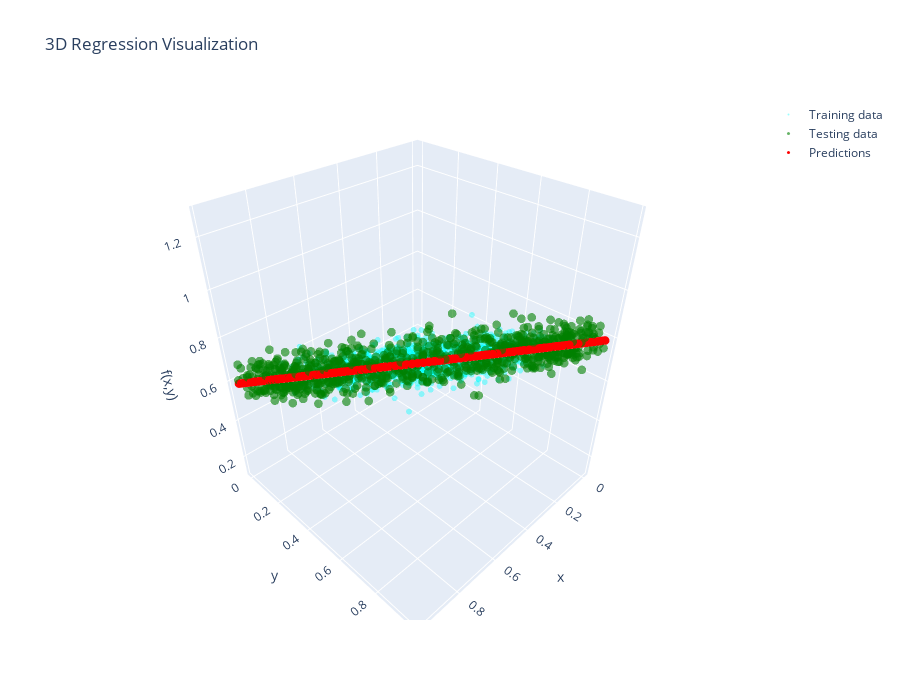

Notebook code cell kept with this figure:
### Code cell
# Check out our model prediction visually
# %matplotlib widget
# plot_predictions_3d(
#     X_train.cpu(), Y_train.cpu(), f_train.cpu(),
#     X_test.cpu(),  Y_test.cpu(),  f_test.cpu(),
#     predictions=test_pred.squeeze(1).cpu()
# )

plot_predictions_3d_plotly(
    X_train.cpu(), Y_train.cpu(), f_train.cpu(),
    X_test.cpu(),  Y_test.cpu(),  f_test.cpu(),
    predictions=test_pred.squeeze(1).cpu()
)

### Figure 1 — Plotly figure (JSON) as saved in the notebook; plotly's stock layout.template omitted (floating-point values rounded to 4 significant figures; data arrays with more than 128 entries replaced by an {"elided": "..."} marker saying what was removed)
{"data": [{"marker": {"color": "cyan", "opacity": 0.4, "size": 2}, "mode": "markers", "name": "Training data", "type": "scatter3d", "x": {"elided": "1600 float values"}, "y": {"elided": "1600 float values"}, "z": {"elided": "1600 float values"}}, {"marker": {"color": "green", "opacity": 0.6, "size": 3}, "mode": "markers", "name": "Testing data", "type": "scatter3d", "x": {"elided": "900 float values"}, "y": {"elided": "900 float values"}, "z": {"elided": "900 float values"}}, {"marker": {"color": "red", "size": 3}, "mode": "markers", "name": "Predictions", "type": "scatter3d", "x": {"elided": "900 float values"}, "y": {"elided": "900 float values"}, "z": {"elided": "900 float values"}}], "layout": {"height": 700, "scene": {"xaxis": {"title": {"text": "x"}}, "yaxis": {"title": {"text": "y"}}, "zaxis": {"title": {"text": "f(x,y)"}}}, "title": {"text": "3D Regression Visualization"}, "width": 900}}
